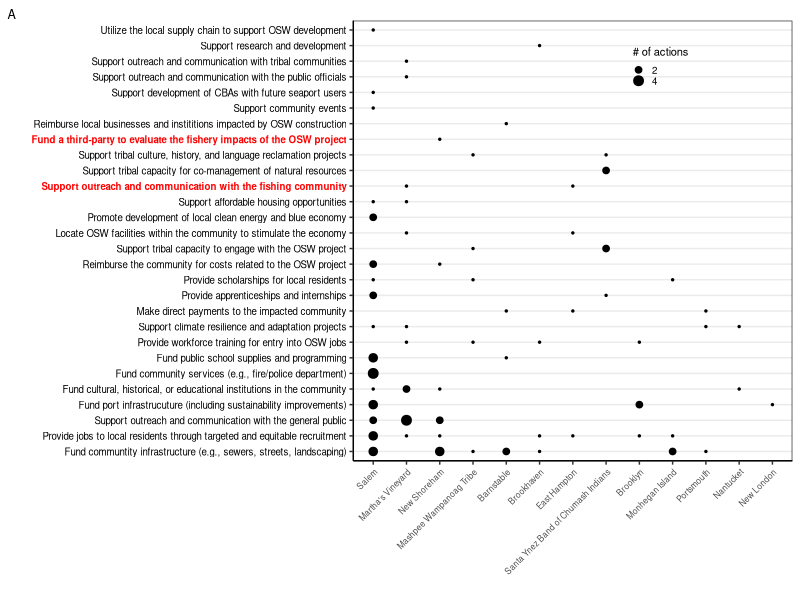
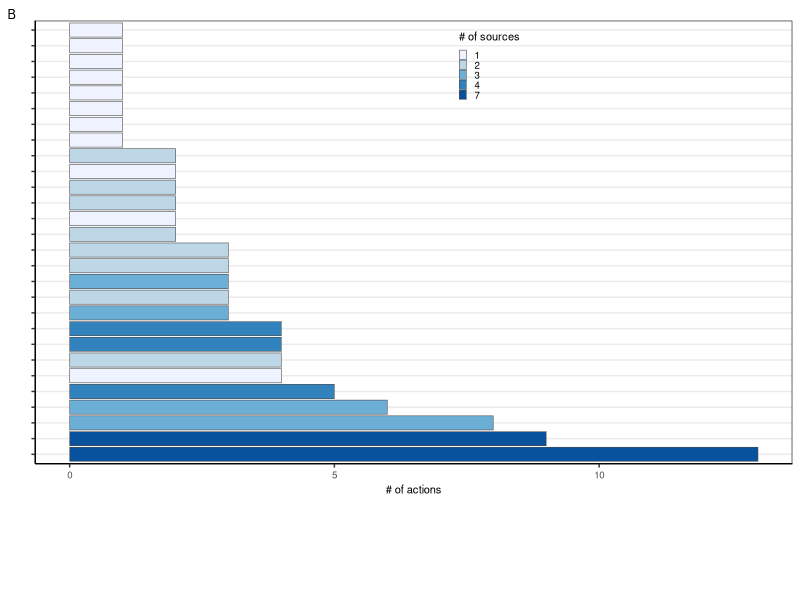
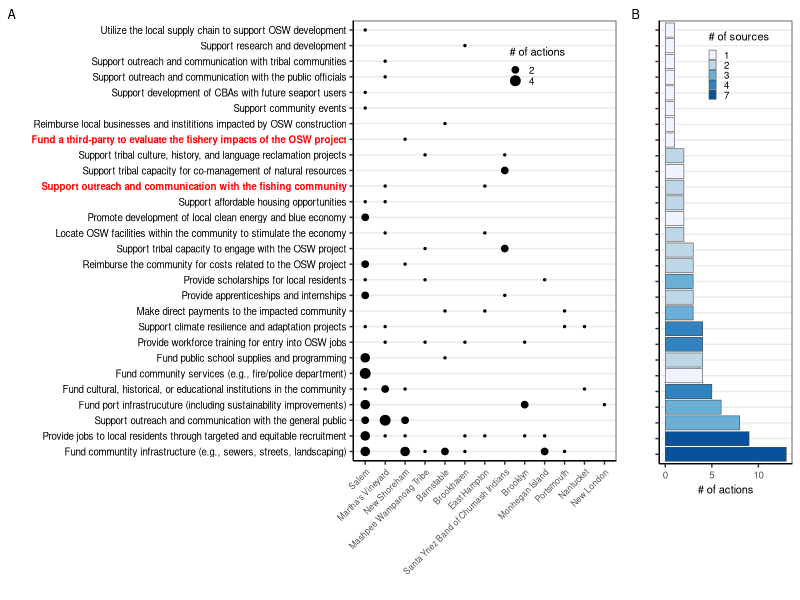

These charts were generated, in order, by the following R code: (Note: this script raises an error after producing the figures.)


# Clear workspace
rm(list = ls())

# Setup
################################################################################

# Packages
library(stringr)
library(tidyverse)

# Directories
tabledir <- "tables"
plotdir <- "figures"

# Read data
actions_orig <- readxl::read_excel("data/actions/action_database_other_cbas.xlsx", sheet=1)
measures_orig <- readxl::read_excel("data/actions/action_database_other_cbas.xlsx", sheet=2)
# att_key <- readxl::read_excel("data/actions/action_database.xlsx", sheet=3)


# Build data
################################################################################

# Action count
actions_tot <- actions_orig %>% 
  # Count
  group_by(strategy) %>% 
  summarize(n=n(),
            ntowns=n_distinct(town)) %>% 
  arrange(desc(n)) %>% 
  # Order
  mutate(strategy=factor(strategy, levels=strategy))

# Town name
towns <- actions_orig %>% 
  group_by(town) %>% 
  summarize(nstrategies=n_distinct(strategy)) %>% 
  ungroup() %>% 
  arrange(desc(nstrategies))

# Action stats
actions_by_town <- actions_orig %>% 
  # Count
  count(town, strategy) %>% 
  # Order sources
  mutate(town=factor(town, levels=towns$town),
         strategy=factor(strategy, levels=actions_tot$strategy))


# Plot data
################################################################################

# Custom fonts
font_faces <- ifelse(grepl("fish", levels(actions_by_town$strategy)), "bold", "plain")
font_colors <- ifelse(grepl("fish", levels(actions_by_town$strategy)), "red", "black")


# Base theme
base_theme <-  theme(axis.text=element_text(size=7),
                   axis.title=element_text(size=8),
                   legend.text=element_text(size=7),
                   legend.title=element_text(size=8),
                   plot.tag=element_text(size=9),
                   strip.text = element_text(size=8),
                   # Gridlines
                   panel.grid.major.x = element_blank(), 
                   panel.grid.minor.x = element_blank(),
                   panel.background = element_blank(), 
                   axis.line = element_line(colour = "black"),
                   # Legend
                   legend.key.size = unit(0.2, "cm"),
                   legend.key = element_rect(fill = NA, color=NA),
                   legend.background = element_rect(fill=alpha('blue', 0)))


# Plot data
g1 <- ggplot(actions_by_town, mapping=aes(x=town, y=strategy, size=n)) + # fill=n
  geom_point() +
  # geom_tile(color="black", lwd=0.2) +
  # Labels
  labs(x="", y="", tag="A") +
  # Legend
  scale_size_continuous(name="# of actions", range=c(0.5, 3), breaks=seq(2,12, 2)) +
  # scale_fill_gradientn(name="# of actions", colors=RColorBrewer::brewer.pal(9, "Blues")) +
  # Theme
  theme_bw() + base_theme +
  theme(legend.position=c(0.7, 0.897),
        # legend.position="top",
        # legend.title.position = "top",
        axis.text.y=element_text(face=font_faces, color=font_colors),
        axis.text.x = element_text(angle = 45, vjust = 1, hjust=1, size=6))
g1

g2 <- ggplot(actions_tot, mapping=aes(x=n, y=strategy, fill=as.character(ntowns))) +
  geom_bar(stat="identity", color="grey30", lwd=0.2) +
  # Labels
  labs(x="# of actions\n\n\n\n\n\n\n\n", 
       y="", 
       tag="B") +
  # Legend
  scale_fill_manual(name="# of sources",
                    values=RColorBrewer::brewer.pal(n_distinct(actions_tot$ntowns), "Blues")) +
  # scale_fill_gradientn(name="# of sources", 
  #                      colors=RColorBrewer::brewer.pal(9, "Blues")) +
  # Theme
  theme_bw() + base_theme +
  theme(axis.text.y=element_blank(),
        # legend.position = "top",
        # legend.title.position = "top",
        legend.position = c(0.6, 0.9))
g2

# Merges
g <- gridExtra::grid.arrange(g1, g2, nrow=1, widths=c(0.78, 0.22))

# Export figure
ggsave(g, filename=file.path(plotdir, "Fig2_measures_by_town.png"), 
       width=6.5, height=5.75, units="in", dpi=600, bg="white")
